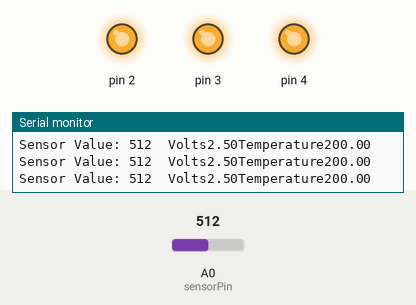
This sketch was run on a simulated Arduino Uno, built with avr-gcc and run on an emulated ATmega328P. On the bench: output pins drawn as LEDs (lit = HIGH), the last lines printed to the serial monitor. The inputs (shaded band) are chosen by the test bench; at power-on: A0 (sensorPin) = 512.

Above: at 1.2 s.
1.3 s: A0 (sensorPin) set to 185
4.3 s: A0 (sensorPin) set to 172
At 5.2 s:
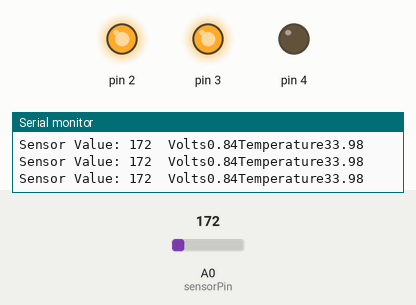
5.8 s: A0 (sensorPin) set to 122
At 6.3 s:
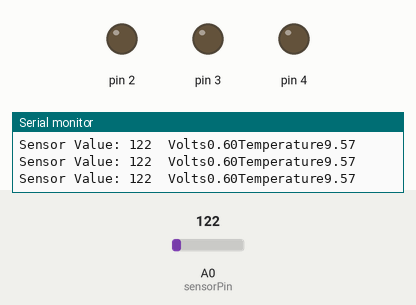
7.3 s: A0 (sensorPin) set to 1023
At 8.6 s:
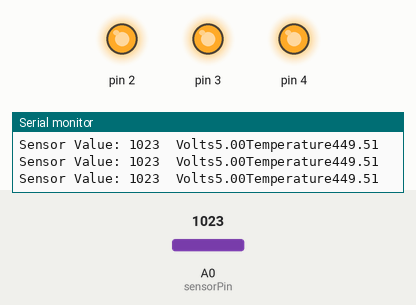
Timing chart, 0 to 9.8 s (numbered marks = the images above; inputs shaded):
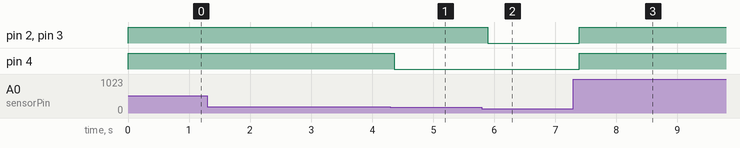

The sketch:

AU_Project03.ino
```cpp
const int sensorPin = A0;
const float baselineTemp = 28.0;


void setup() {
  // put your setup code here, to run once:
  Serial.begin(9600); //brzina kojom arduino komunicira s racunalom, za serial monitor
  for(int pinNumber = 2; pinNumber<5;pinNumber++){
    pinMode(pinNumber, OUTPUT);
    digitalWrite(pinNumber, LOW);
  }
}

void loop() {
  // put your main code here, to run repeatedly:
  int sensorVal = analogRead(sensorPin); //vrijednost od 0 do 1023
  Serial.print("Sensor Value: ");
  Serial.print(sensorVal);

  //pretvaramo ADC reading to voltage
  float voltage = (sensorVal/1024.0) * 5.0;

  Serial.print("  Volts");
  Serial.print(voltage);

  //pretvaramo volte u stupnjeve C
  float temperature = (voltage - .5)*100;
  Serial.print("Temperature");
  Serial.println(temperature); //radi novi red

  if(temperature < baselineTemp+2){
    digitalWrite(2, LOW);
    digitalWrite(3, LOW);
    digitalWrite(4, LOW);
  }else if(temperature >= baselineTemp+2 && temperature < baselineTemp+4){
    digitalWrite(2, HIGH);
    digitalWrite(3, LOW);
    digitalWrite(4, LOW);
  }else if(temperature >= baselineTemp+4 && temperature < baselineTemp+6){
    digitalWrite(2, HIGH);
    digitalWrite(3, HIGH);
    digitalWrite(4, LOW);
  }else if(temperature >=baselineTemp+6){
    digitalWrite(2, HIGH);
    digitalWrite(3, HIGH);
    digitalWrite(4, HIGH);
  }
  delay(1);

}
```

Measured:
- the behaviour switches between 173 and 172 on A0 (sensorPin) (found by bisection; images 0 and 1)
- after the input at 4.3 s, pin 4: HIGH → LOW after 0.06 s
- after the input at 5.8 s, pin 2, pin 3: HIGH → LOW after 0.09 s
- after the input at 7.3 s, pin 2–4: LOW → HIGH after 0.09 s
